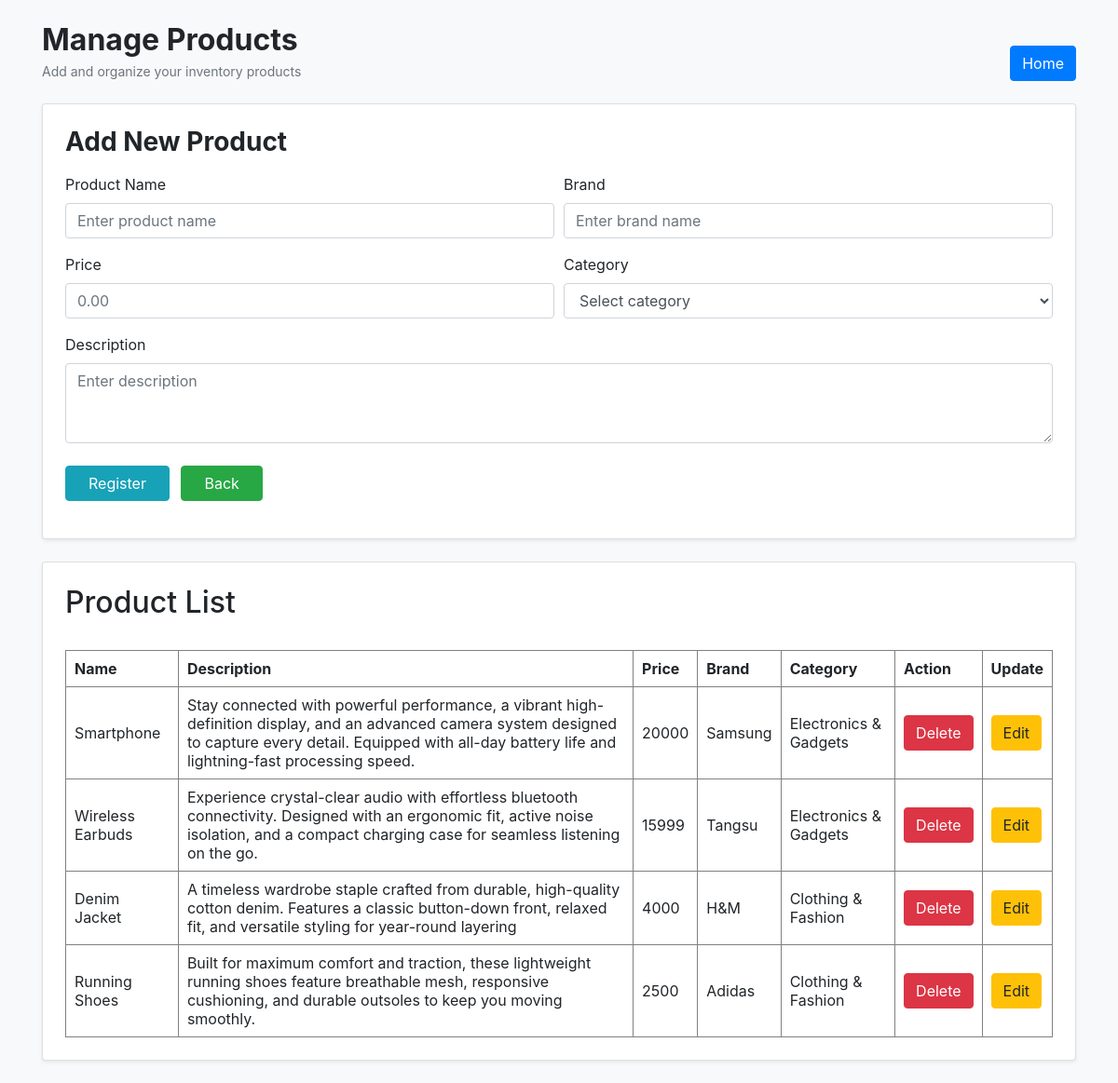
The app's page /product/ with its own data.
### things/models.py (models this page shows)
class Product(models.Model):
    name = models.CharField(max_length=100)
    description = models.TextField()
    price = models.IntegerField()
    brand = models.CharField(max_length=100)
    category = models.ForeignKey(Category, on_delete=models.CASCADE)

class Category(models.Model):
    name = models.CharField(max_length=100)

### things/views.py (the view)
# urls.py: path('product/',views.product,name='product'),
def product(request):
    a = Product.objects.all()
    n = Category.objects.all()
    return render(request, 'product.html', {'b': a, 'n': n})

### things/templates/product.html (shortened to what this page needs)
<html>
    <head>
        <link rel="stylesheet" href="https://cdn.jsdelivr.net/npm/bootstrap@4.6.2/dist/css/bootstrap.min.css">
    </head>
    <body class="bg-light">
    <div class="container mt-4">
        <div class="header-section d-flex justify-content-between align-items-center">
            <div>
                <h2 class="h2 font-weight-bold mb-1">Manage Products</h2>
                <p class="text-muted small mb-0">Add and organize your inventory products</p><br>
            </div>
            <a href="{% url 'home' %}" class="btn btn-primary">Home</a>
        </div>
        <div class="card p-4 mb-4 shadow-sm">
        <div class="card-simple">
            <h3 class="font-weight-bold mb-3">Add New Product</h3>
            <form method="POST" action="{% url 'addproduct' %}">
                <div class="form-row">
                    <div class="form-group col-md-6">
                        <label for="name">Product Name</label>
                        <input type="text" name="name" class="form-control" id="name" placeholder="Enter product name" required>
                    </div>
                    <div class="form-group col-md-6">
                        <label for="brand">Brand</label>
                        <input type="text" name="brand" class="form-control" id="brand" placeholder="Enter brand name">
                    </div>
                </div>
                <div class="form-row">
                    <div class="form-group col-md-6">
                        <label for="price">Price</label>
                        <input type="number" step="0.01" name="price" class="form-control" id="price" placeholder="0.00" required>
                    </div>
                    <div class="form-group col-md-6">
                        <label for="category">Category</label>
                        <select name="category" class="form-control" id="category" required>
                            <option value="" disabled selected>Select category</option>
                        </select>
                    </div>
                </div>
                <div class="form-group">
                    <label for="description">Description</label>
                    <textarea name="description" class="form-control" id="description" rows="3" placeholder="Enter description"></textarea>
                </div>
                <div class="mt-4">
                    <button type="submit" class="btn btn-info px-4">Register</button>
                    <a href="{% url 'home' %}" class="btn btn-success px-4 ml-2">Back</a>
                </div>
            </form>
        </div>
        </div>
      <div class="card p-4 mb-4 shadow-sm">
        <h2>Product List</h2><br>
            <table border ="1" cellpadding='9', cellspacing='0'>
            <tr>
                <th>Name</th>
                <th>Description</th>
                <th>Price</th>
                <th>Brand</th>
                <th>Category</th>
                <th>Action</th>
                <th>Update</th>
            </tr>
            {% for i in b %}
            <tr>
              <td>{{ i.name}}</td>
              <td>{{ i.description}}</td>
              <td>{{ i.price}}</td>
              <td>{{ i.brand}}</td>
              <td>{{ i.category.name}}</td>
              <td>
                <a href="{% url 'delete_product' i.id %}" class="btn btn-danger">Delete</a>
              </td>
              <td>
                <a href="{% url 'productedit' i.id %}" class="btn btn-warning">Edit</a>
              </td>
            </tr>
              {% empty %}
            <tr>
            <td colspan="3">No phone details available.</td>
            </tr>
            {% endfor %}
            </table>
      </div>
    </body>
</html>

### records on screen
Product: name "Smartphone", description "Stay connected with powerful performance, a vibrant high-definition display, and an advanced camera system designed to capture every detail. Equipped with all-day battery life and lightning-fast processing speed.", price "20000", brand "Samsung", category.name "Electronics & Gadgets"
Product: name "Wireless Earbuds", description "Experience crystal-clear audio with effortless bluetooth connectivity. Designed with an ergonomic fit, active noise isolation, and a compact charging case for seamless listening on the go.", price "15999", brand "Tangsu", category.name "Electronics & Gadgets"
Product: name "Denim Jacket", description "A timeless wardrobe staple crafted from durable, high-quality cotton denim. Features a classic button-down front, relaxed fit, and versatile styling for year-round layering", price "4000", brand "H&M", category.name "Clothing & Fashion"
Product: name "Running Shoes", description "Built for maximum comfort and traction, these lightweight running shoes feature breathable mesh, responsive cushioning, and durable outsoles to keep you moving smoothly.", price "2500", brand "Adidas", category.name "Clothing & Fashion"
